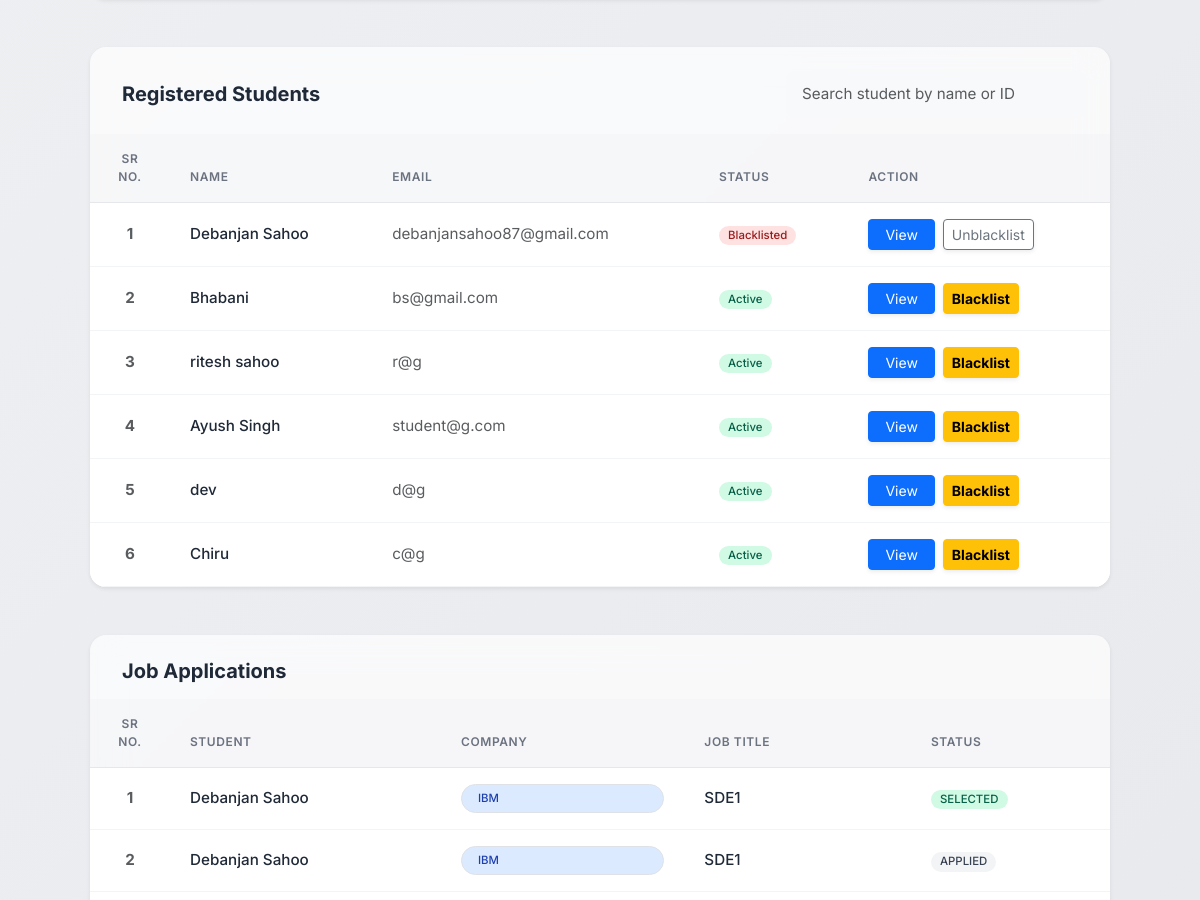
Page /admin (signed in, middle part) on the earlier database version.
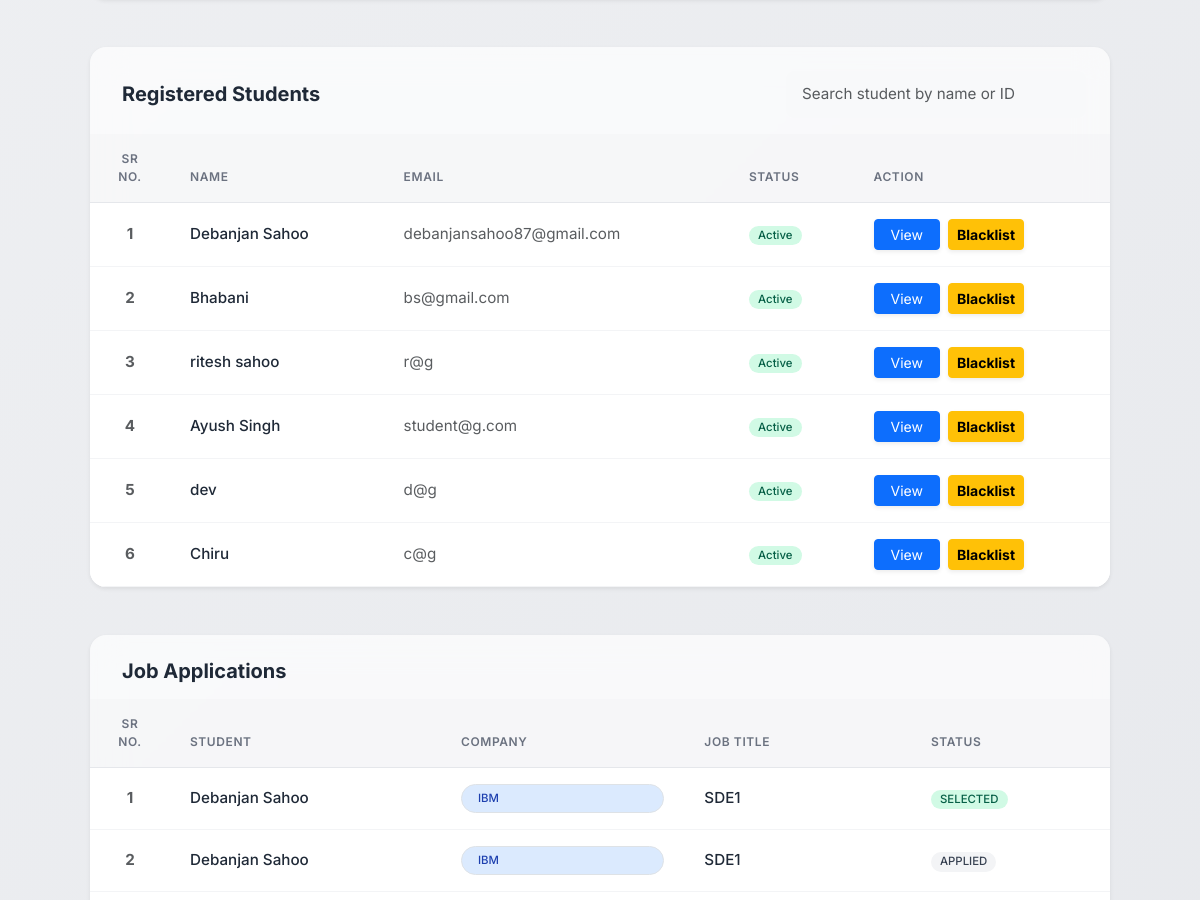
Same page on the later database version.
### backend/models.py (models this page shows, shortened)
class User(db.Model, UserMixin):
    __tablename__ = "user"
    id = db.Column(db.Integer, primary_key=True)
    full_name = db.Column(db.String(100), nullable=False)
    email = db.Column(db.String(120), unique=True, nullable=False)
    password = db.Column(db.String(200), nullable=False)
    role = db.Column(db.String(20), nullable=False)
    is_active = db.Column(db.Boolean, default=True)
    created_at = db.Column(db.DateTime, default=datetime.utcnow)
    company_profile = db.relationship(
        "CompanyProfile", backref="user", uselist=False, cascade="all, delete"
    )
    student_profile = db.relationship(
        "StudentProfile", backref="user", uselist=False, cascade="all, delete"
    )
    applications = db.relationship(
        "Application", backref="student", cascade="all, delete", lazy=True
    )

class Application(db.Model):
    __tablename__ = "application"
    id = db.Column(db.Integer, primary_key=True)
    application_date = db.Column(db.DateTime, default=datetime.utcnow)
    status = db.Column(
        db.String(20), default="APPLIED"
    )  # APPLIED / SHORTLISTED / SELECTED / REJECTED / PLACED
    student_id = db.Column(
        db.Integer, db.ForeignKey("user.id", ondelete="CASCADE"), nullable=False
    )
    drive_id = db.Column(
        db.Integer, db.ForeignKey("placement_drive.id", ondelete="CASCADE"), nullable=False
    )
    __table_args__ = (
        db.UniqueConstraint("student_id", "drive_id", name="unique_application"),
    )

class CompanyProfile(db.Model):
    __tablename__ = "company_profile"
    id = db.Column(db.Integer, primary_key=True)
    company_name = db.Column(db.String(150), nullable=False)
    hr_contact = db.Column(db.String(100), nullable=False)
    website = db.Column(db.String(150))
    approval_status = db.Column(
        db.String(20), default="PENDING"
    )  # PENDING / APPROVED / REJECTED
    is_blacklisted = db.Column(db.Boolean, default=False)
    blacklist_reason = db.Column(db.String(250), nullable=True, default=None)
    user_id = db.Column(
        db.Integer, db.ForeignKey("user.id", ondelete="CASCADE"), nullable=False
    )
    placement_drives = db.relationship(
        "PlacementDrive", backref="company", cascade="all, delete", lazy=True
    )

class PlacementDrive(db.Model):
    __tablename__ = "placement_drive"
    id = db.Column(db.Integer, primary_key=True)
    job_title = db.Column(db.String(150), nullable=False)
    job_description = db.Column(db.Text, nullable=False)
    eligibility_criteria = db.Column(db.Text)
    required_skills = db.Column(db.String(250))
    experience_required = db.Column(db.Integer)
    salary_range = db.Column(db.String(100))
    application_deadline = db.Column(db.Date, nullable=False)
    status = db.Column(
        db.String(20), default="PENDING"
    )  # PENDING / APPROVED / CLOSED
    created_at = db.Column(db.DateTime, default=datetime.utcnow)
    company_id = db.Column(
        db.Integer, db.ForeignKey("company_profile.id", ondelete="CASCADE"), nullable=False
    )
    applications = db.relationship(
        "Application", backref="placement_drive", cascade="all, delete", lazy=True
    )

### backend/controllers.py (the view)
@bp.route("/admin")
@login_required
@role_required("ADMIN")
def admin_dashboard():
    stats = {
        "total_students": User.query.filter_by(role="STUDENT").count(),
        "total_companies": CompanyProfile.query.count(),
        "total_drives": PlacementDrive.query.count(),
        "total_applications": Application.query.count()
    }
    company_search = request.args.get("company_search", "").strip()
    student_search = request.args.get("student_search", "").strip()
    companies = CompanyProfile.query
    if company_search:
        companies = companies.filter(
            CompanyProfile.company_name.ilike(f"%{company_search}%")
        )
    companies = companies.all()
    students = User.query.filter_by(role="STUDENT")
    if student_search:
        students = students.filter(
            (User.full_name.ilike(f"%{student_search}%")) |
            (User.email.ilike(f"%{student_search}%")) |
            (User.id.cast(db.String).ilike(f"%{student_search}%"))
        )
    students = students.all()
    drives = PlacementDrive.query.all()
    applications = Application.query.all()
    return render_template(
        "admin_dashboard.html",
        stats=stats,
        companies=companies,
        students=students,
        drives=drives,
        applications=applications
    )

### backend/__init__.py (called while the page is built)
def create_app():
    app = Flask(__name__, template_folder="../templates", static_folder="../static")
    app.config["SQLALCHEMY_DATABASE_URI"] = os.getenv(
        "DATABASE_URL",
        "sqlite:///PLACEMENT_PORTAL.sqlite3"
    )
    app.config["SQLALCHEMY_TRACK_MODIFICATIONS"] = False
    app.config["SECRET_KEY"] = os.getenv("SECRET_KEY", "placement_secret_key")
    app.debug = True
    db.init_app(app)
    login_manager = LoginManager()
    login_manager.login_view = "main.login"
    login_manager.init_app(app)
    @login_manager.user_loader
    def load_user(user_id):
        return User.query.get(int(user_id))
    from .controllers import bp
    app.register_blueprint(bp)
    from .api import api_bp
    app.register_blueprint(api_bp)
    return app

### backend/controllers.py (called while the page is built)
def role_required(role):
    def decorator(f):
        @wraps(f)
        def decorated_function(*args, **kwargs):
            if not current_user.is_authenticated:
                return redirect(url_for('main.login'))
            if current_user.role != role:
                flash("You do not have permission to view this page.", "danger")
                return redirect(url_for('main.login'))
            return f(*args, **kwargs)
        return decorated_function
    return decorator

### templates/admin_dashboard.html (shortened to what this page needs)
{% extends "base.html" %}
{% block content %}
<div class="container-fluid mt-4 px-lg-5">
    <div class="card shadow-sm border-0 mb-5 glass-card">
        <div class="card-header glass-header bg-transparent border-0 pt-4 pb-3 d-flex flex-column flex-md-row justify-content-between align-items-center gap-3">
            <h5 class="fw-bold mb-0"> Registered Students</h5>
            <form method="get" class="d-flex w-100 w-md-auto" style="max-width: 300px;">
                <input type="text" id="studentSearch" name="student_search" class="form-control form-control-sm border-0 bg-light shadow-none" placeholder="Search student by name or ID" value="{{ request.args.get('student_search', '') }}">
            </form>
        </div>
        <div class="card-body p-0">
            <div class="table-responsive">
                <table class="table table-modern align-middle mb-0" id="studentTable">
                    <thead>
                        <tr>
                            <th class="text-center" style="width: 80px;">Sr No.</th>
                            <th>Name</th>
                            <th>Email</th>
                            <th>Status</th>
                            <th>Action</th>
                        </tr>
                    </thead>
                    <tbody>
                        {% for student in students %}
                        <tr>
                            <td class="text-center text-muted fw-bold">{{ loop.index }}</td>
                            <td class="fw-medium">{{ student.full_name }}</td>
                            <td class="text-muted">{{ student.email }}</td>
                            <td>
                                {% if student.is_active %}
                                    <span class="badge badge-soft-success">Active</span>
                                {% else %}
                                    <span class="badge badge-soft-danger">Blacklisted</span>
                                {% endif %}
                            </td>
                            <td>
                                <div class="d-flex gap-2">
                                    <a href="{{ url_for('main.admin_view_student', id=student.id) }}" class="btn btn-sm btn-primary text-white shadow-sm px-3">View</a>
                                    {% if student.is_active %}
                                        <a href="{{ url_for('main.blacklist_student', id=student.id) }}" class="btn btn-sm btn-warning fw-bold shadow-sm">Blacklist</a>
                                    {% else %}
                                        <a href="{{ url_for('main.blacklist_student', id=student.id) }}" class="btn btn-sm btn-outline-secondary shadow-sm">Unblacklist</a>
                                    {% endif %}
                                </div>
                            </td>
                        </tr>
                        {% else %}
                        <tr>
                            <td colspan="5" class="text-center py-5 text-muted">No students found.</td>
                        </tr>
                        {% endfor %}
                    </tbody>
                </table>
            </div>
        </div>
    </div>
    <div class="card shadow-sm border-0 mb-5 glass-card">
        <div class="card-header glass-header bg-transparent border-0 pt-4 pb-3">
            <h5 class="fw-bold mb-0"> Job Applications</h5>
        </div>
        <div class="card-body p-0">
            <div class="table-responsive">
                <table class="table table-modern align-middle mb-0">
                    <thead>
                        <tr>
                            <th class="text-center" style="width: 80px;">Sr No.</th>
                            <th>Student</th>
                            <th>Company</th>
                            <th>Job Title</th>
                            <th>Status</th>
                        </tr>
                    </thead>
                    <tbody>
                        {% for app in applications %}
                        <tr>
                            <td class="text-center text-muted fw-bold">{{ loop.index }}</td>
                            <td class="fw-medium">{{ app.student.full_name }}</td>
                            <td><span class="badge badge-soft-primary px-3 py-2 border w-100 text-start">{{ app.placement_drive.company.company_name }}</span></td>
                            <td class="fw-medium">{{ app.placement_drive.job_title }}</td>
                            <td>
                                {% if app.status == 'APPLIED' %}
                                    <span class="badge badge-soft-secondary">{{ app.status }}</span>
                                {% elif app.status in ['SELECTED', 'PLACED'] %}
                                    <span class="badge badge-soft-success">{{ app.status }}</span>
                                {% elif app.status == 'REJECTED' %}
                                    <span class="badge badge-soft-danger">{{ app.status }}</span>
                                {% else %}
                                    <span class="badge badge-soft-warning">{{ app.status }}</span>
                                {% endif %}
                            </td>
                        </tr>
                        {% else %}
                        <tr>
                            <td colspan="5" class="text-center py-5 text-muted">No applications found.</td>
                        </tr>
                        {% endfor %}
                    </tbody>
                </table>
            </div>
        </div>
    </div>
</div>
{% endblock %}

### templates/base.html (shortened to what this page needs)
<!DOCTYPE html>
<html lang="en">
<head>
    <link
      href="https://cdn.jsdelivr.net/npm/bootstrap@5.3.2/dist/css/bootstrap.min.css"
      rel="stylesheet"
    >
    <link rel="stylesheet" href="{{ url_for('static', filename='css/styles.css') }}">
</head>
<body class="{% block body_class %}{% endblock %}">
<div class="container mt-4">
    {% block content %}{% endblock %}
</div>
</body>
</html>

### static/css/styles.css (style rules this page uses)
:root { --primary: #4F46E5; --primary-hover: #4338CA; --secondary: #10B981; --secondary-hover: #059669; --accent: #8B5CF6; --dark-text: #1F2937; --muted-text: #6B7280; --background-start: #F3F4F6; --background-end: #E5E7EB; --glass-bg: rgba(255, 255, 255, 0.7); --glass-border: rgba(255, 255, 255, 0.5); --glass-shadow: 0 8px 32px 0 rgba(31, 38, 135, 0.05); --font-main: 'Inter', system-ui, -apple-system, sans-serif; --border-radius-sm: 8px; --border-radius-md: 12px; --border-radius-lg: 16px; --border-radius-pill: 50px; }
body { font-family: var(--font-main); color: var(--dark-text); background: linear-gradient(135deg, var(--background-start) 0%, var(--background-end) 100%); background-attachment: fixed; min-height: 100vh; margin: 0; padding: 0; overflow-x: hidden; }
.glass-card { background: var(--glass-bg); backdrop-filter: blur(16px); -webkit-backdrop-filter: blur(16px); border: 1px solid var(--glass-border); border-radius: var(--border-radius-lg); box-shadow: var(--glass-shadow); transition: transform 0.3s ease, box-shadow 0.3s ease; overflow: hidden; }
.glass-header { background: transparent !important; border-bottom: 1px solid rgba(0,0,0,0.05); padding: 1.25rem 1.5rem; font-weight: 600; color: var(--dark-text); }
.form-control, .form-select { border-radius: var(--border-radius-sm); border: 1px solid #D1D5DB; padding: 0.75rem 1rem; font-size: 0.95rem; transition: all 0.2s ease; background-color: rgba(255, 255, 255, 0.9); }
.table-modern { width: 100%; border-collapse: separate; border-spacing: 0; background: transparent; }
.table-modern th { background: rgba(243, 244, 246, 0.5); color: var(--muted-text); font-weight: 600; font-size: 0.75rem; text-transform: uppercase; letter-spacing: 0.05em; padding: 1rem 1.25rem; border-bottom: 1px solid #E5E7EB; }
.table-modern tbody tr { transition: background-color 0.2s ease; }
.badge-soft-success { background-color: #D1FAE5; color: #065F46; border-radius: var(--border-radius-pill); padding: 0.35em 0.8em; font-weight: 500; }
.badge-soft-primary { background-color: #DBEAFE; color: #1E40AF; border-radius: var(--border-radius-pill); padding: 0.35em 0.8em; font-weight: 500; }
.badge-soft-secondary { background-color: #F3F4F6; color: #374151; border-radius: var(--border-radius-pill); padding: 0.35em 0.8em; font-weight: 500; }

Differences in the rows shown:
changed User "Debanjan Sahoo": is_active "Blacklisted Unblacklist" → "Active Blacklist"
